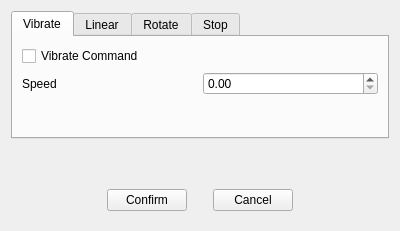
<?xml version="1.0" encoding="UTF-8"?>
<ui version="4.0">
 <class>CDeviceSnippetOverlay</class>
 <widget class="COverlayBase" name="CDeviceSnippetOverlay">
  <property name="geometry">
   <rect>
    <x>0</x>
    <y>0</y>
    <width>400</width>
    <height>231</height>
   </rect>
  </property>
  <property name="windowTitle">
   <string>Form</string>
  </property>
  <layout class="QGridLayout" name="gridLayout">
   <item row="2" column="0">
    <spacer name="verticalSpacer">
     <property name="orientation">
      <enum>Qt::Vertical</enum>
     </property>
     <property name="sizeHint" stdset="0">
      <size>
       <width>20</width>
       <height>37</height>
      </size>
     </property>
    </spacer>
   </item>
   <item row="1" column="0">
    <widget class="QWidget" name="widget_2" native="true">
     <layout class="QHBoxLayout" name="horizontalLayout">
      <property name="leftMargin">
       <number>0</number>
      </property>
      <property name="topMargin">
       <number>0</number>
      </property>
      <property name="rightMargin">
       <number>0</number>
      </property>
      <property name="bottomMargin">
       <number>0</number>
      </property>
     </layout>
    </widget>
   </item>
   <item row="3" column="0">
    <widget class="QWidget" name="widget" native="true">
     <layout class="QGridLayout" name="gridLayout_10">
      <item row="2" column="2">
       <spacer name="horizontalSpacer_5">
        <property name="orientation">
         <enum>Qt::Horizontal</enum>
        </property>
        <property name="sizeType">
         <enum>QSizePolicy::Fixed</enum>
        </property>
        <property name="sizeHint" stdset="0">
         <size>
          <width>20</width>
          <height>20</height>
         </size>
        </property>
       </spacer>
      </item>
      <item row="2" column="1">
       <widget class="QPushButton" name="pConfirmButton">
        <property name="text">
         <string>Confirm</string>
        </property>
       </widget>
      </item>
      <item row="2" column="0">
       <spacer name="horizontalSpacer_6">
        <property name="orientation">
         <enum>Qt::Horizontal</enum>
        </property>
        <property name="sizeHint" stdset="0">
         <size>
          <width>40</width>
          <height>20</height>
         </size>
        </property>
       </spacer>
      </item>
      <item row="2" column="5">
       <spacer name="horizontalSpacer_7">
        <property name="orientation">
         <enum>Qt::Horizontal</enum>
        </property>
        <property name="sizeHint" stdset="0">
         <size>
          <width>40</width>
          <height>20</height>
         </size>
        </property>
       </spacer>
      </item>
      <item row="2" column="3">
       <widget class="QPushButton" name="pCancelButton">
        <property name="text">
         <string>Cancel</string>
        </property>
       </widget>
      </item>
     </layout>
    </widget>
   </item>
   <item row="0" column="0">
    <widget class="QTabWidget" name="tabWidget">
     <property name="currentIndex">
      <number>0</number>
     </property>
     <widget class="QWidget" name="tab">
      <attribute name="title">
       <string>Vibrate</string>
      </attribute>
      <layout class="QGridLayout" name="gridLayout_5">
       <item row="1" column="0">
        <widget class="QLabel" name="label_2">
         <property name="text">
          <string>Speed</string>
         </property>
        </widget>
       </item>
       <item row="1" column="1">
        <widget class="QDoubleSpinBox" name="pSpeedVibrateSpinBox"/>
       </item>
       <item row="0" column="0">
        <widget class="QCheckBox" name="pVibrateGroupBox">
         <property name="text">
          <string>Vibrate Command</string>
         </property>
        </widget>
       </item>
       <item row="2" column="0">
        <spacer name="verticalSpacer_3">
         <property name="orientation">
          <enum>Qt::Vertical</enum>
         </property>
         <property name="sizeHint" stdset="0">
          <size>
           <width>20</width>
           <height>40</height>
          </size>
         </property>
        </spacer>
       </item>
      </layout>
     </widget>
     <widget class="QWidget" name="tab_2">
      <attribute name="title">
       <string>Linear</string>
      </attribute>
      <layout class="QGridLayout" name="gridLayout_6">
       <item row="1" column="0">
        <widget class="QLabel" name="label_4">
         <property name="text">
          <string>Duration</string>
         </property>
        </widget>
       </item>
       <item row="0" column="0">
        <widget class="QCheckBox" name="pLinearGroupBox">
         <property name="text">
          <string>Linear Command</string>
         </property>
        </widget>
       </item>
       <item row="1" column="1">
        <widget class="QDoubleSpinBox" name="pDurationSpinBox">
         <property name="suffix">
          <string> s</string>
         </property>
        </widget>
       </item>
       <item row="2" column="1">
        <widget class="QDoubleSpinBox" name="pPositionSpinBox"/>
       </item>
       <item row="2" column="0">
        <widget class="QLabel" name="label_3">
         <property name="text">
          <string>Position</string>
         </property>
        </widget>
       </item>
      </layout>
     </widget>
     <widget class="QWidget" name="tab_3">
      <attribute name="title">
       <string>Rotate</string>
      </attribute>
      <layout class="QGridLayout" name="gridLayout_2">
       <item row="2" column="0">
        <widget class="QLabel" name="label_6">
         <property name="text">
          <string>Speed</string>
         </property>
        </widget>
       </item>
       <item row="1" column="0">
        <widget class="QLabel" name="label_5">
         <property name="text">
          <string>Clockwise</string>
         </property>
        </widget>
       </item>
       <item row="2" column="1">
        <widget class="QDoubleSpinBox" name="pSpeedRotateSpinBox"/>
       </item>
       <item row="1" column="1">
        <widget class="QCheckBox" name="pClockwiseCheckBox">
         <property name="text">
          <string/>
         </property>
        </widget>
       </item>
       <item row="0" column="0">
        <widget class="QCheckBox" name="pRotateGroupBox">
         <property name="text">
          <string>Rotate Command</string>
         </property>
        </widget>
       </item>
      </layout>
     </widget>
     <widget class="QWidget" name="tab_4">
      <attribute name="title">
       <string>Stop</string>
      </attribute>
      <layout class="QGridLayout" name="gridLayout_3">
       <item row="0" column="0" colspan="2">
        <widget class="QCheckBox" name="pStopCheckBox">
         <property name="text">
          <string>Stop Command</string>
         </property>
        </widget>
       </item>
       <item row="1" column="0" colspan="2">
        <spacer name="verticalSpacer_2">
         <property name="orientation">
          <enum>Qt::Vertical</enum>
         </property>
         <property name="sizeHint" stdset="0">
          <size>
           <width>20</width>
           <height>40</height>
          </size>
         </property>
        </spacer>
       </item>
      </layout>
     </widget>
    </widget>
   </item>
  </layout>
 </widget>
 <customwidgets>
  <customwidget>
   <class>COverlayBase</class>
   <extends>QWidget</extends>
   <header>Widgets/OverlayBase.h</header>
   <container>1</container>
  </customwidget>
 </customwidgets>
 <resources/>
 <connections/>
</ui>
